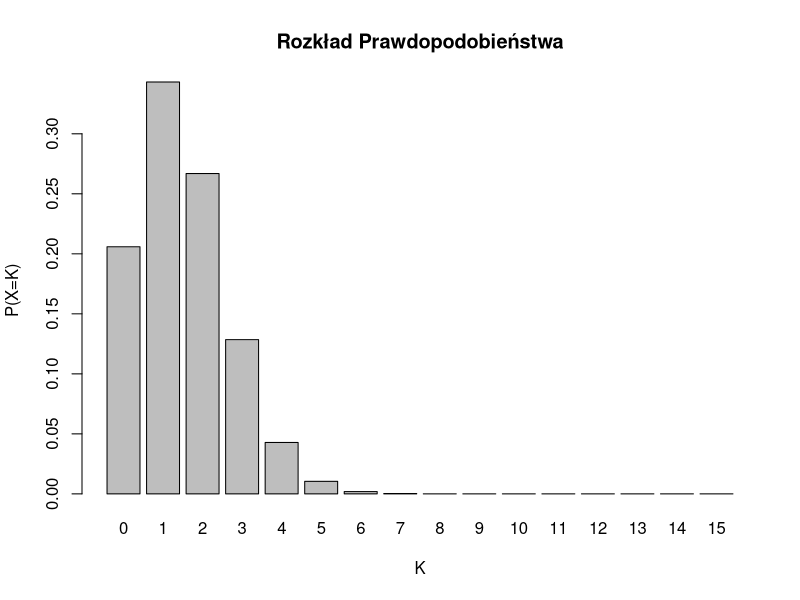
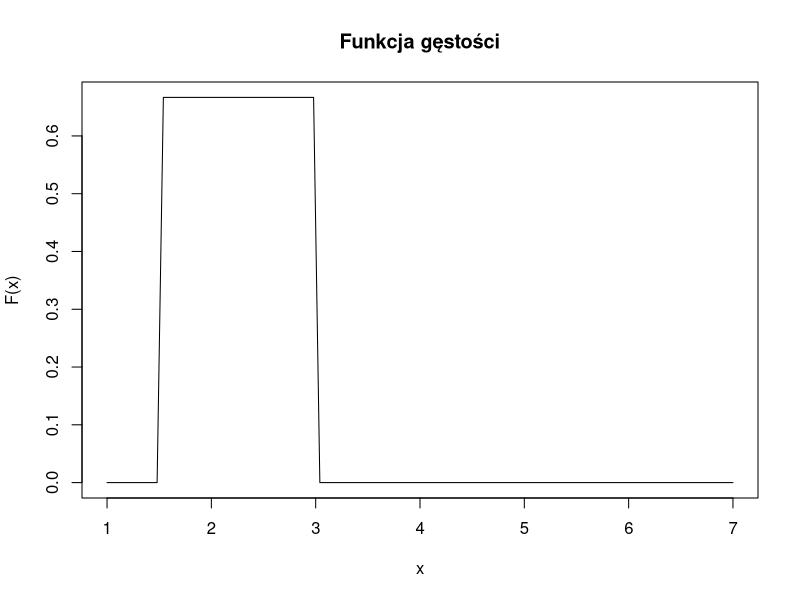
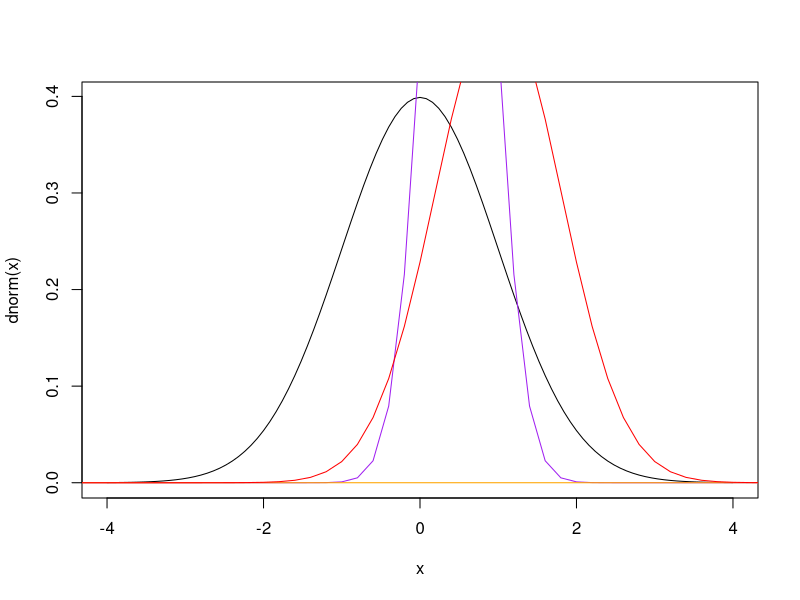
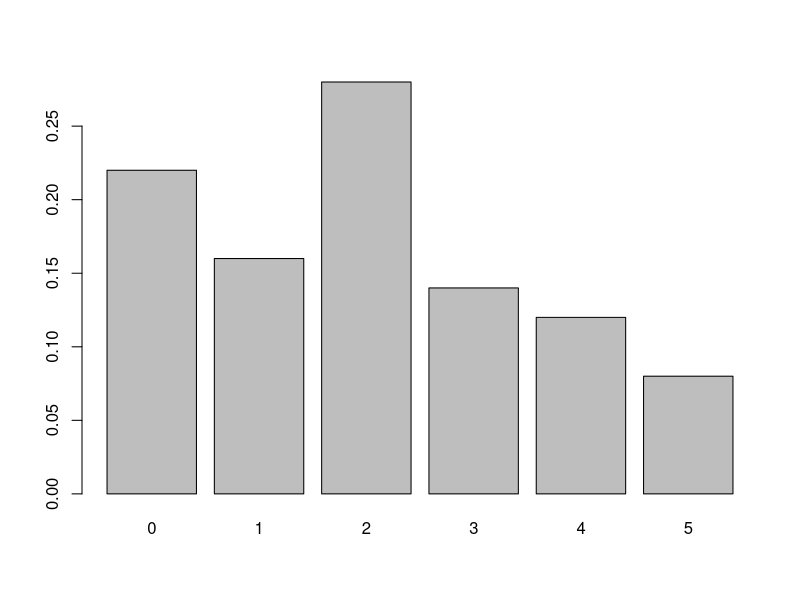
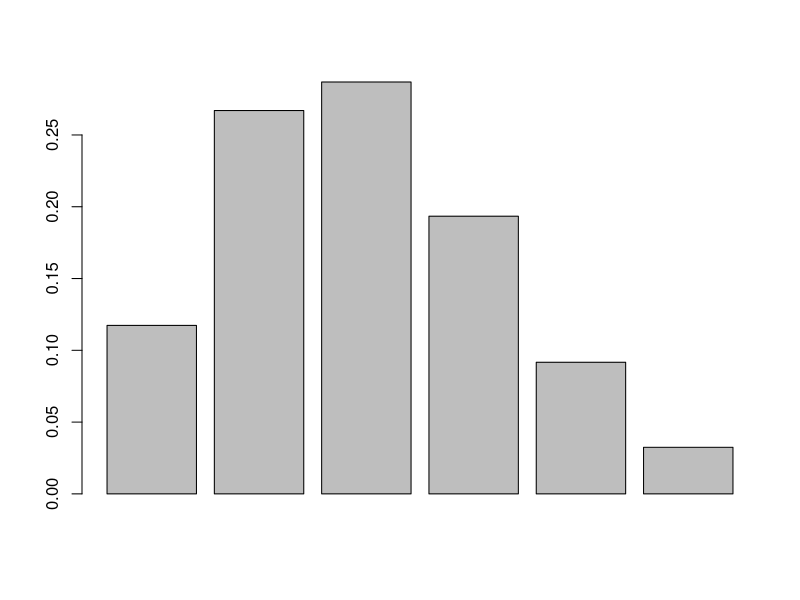
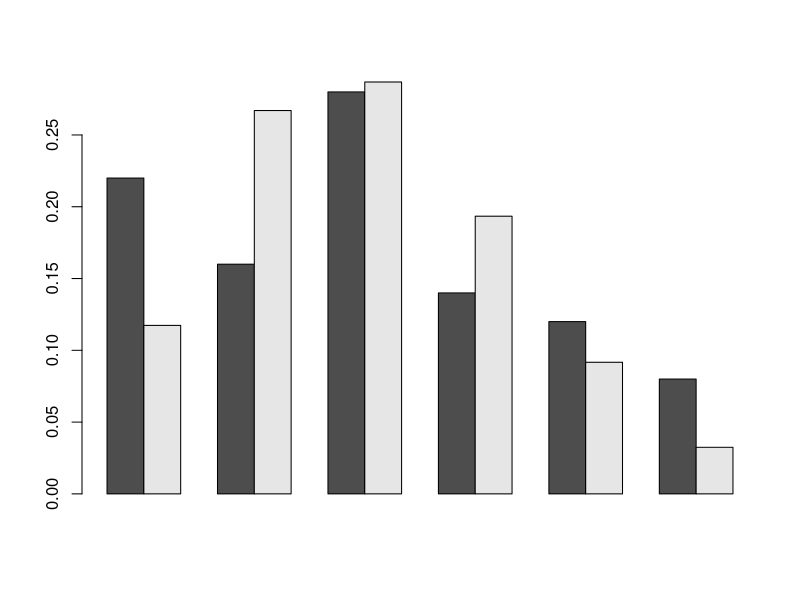

Reproduce these figures in R, in order.
# rozkład dwumianowy 
# b(m, p) m - ilość losowań p - prawopodobieństwo
# X ~ b(10, 1/3)

K = 0:15

barplot(
  dbinom(K, 15, 1/10),
  names.arg = K,
  xlab = "K",
  ylab = "P(X=K)",
  main = "Rozkład Prawdopodobieństwa"
)

# rozkład jednostajny
# U(a, b) a < b

curve(
  dunif(x, min=1.5, max=3),
  1,
  7,
  xlab = "x",
  ylab = "F(x)",
  main = "Funkcja gęstości"
)

# rozkład normalny

curve(
  dnorm,
  -4,
  4
)

curve(
  dnorm(x, mean=0.5, sd=0.4),
  -10,
  10,
  col = "purple",
  add=TRUE
)

curve(
  dnorm(x, mean=mean(K), sd=0.5),
  -10,
  10,
  col = "orange",
  add=TRUE
)

curve(
  dnorm(x, mean=1, sd=0.8),
  -10,
  10,
  col = "red",
  add=TRUE
)

# estymacja 

# zmienna dyskretna (ilościowa)
liczba_bledow = c(
  1, 1, 2, 0, 1, 3, 1, 4, 4, 4, 0, 1, 0, 0, 0, 2, 3,
  4, 0, 1, 5, 2, 3, 5, 3, 2, 2, 4, 0, 2, 2, 0, 2, 2,
  3, 3, 1, 3, 2, 2, 0, 0, 5, 4, 2, 1, 5, 2, 2, 0
)

probs_emp = prop.table(table(liczba_bledow))
barplot(probs_emp)

m = 18

p_est = mean(liczba_bledow) / m

probs_est = dbinom(
  sort(unique(liczba_bledow)),
  size=m,
  prob=p_est
)

barplot(probs_est)

M = matrix(
  c(probs_emp, probs_est),
  nrow=2,
  byrow=TRUE 
)

barplot(
  M,
  beside=TRUE
)















